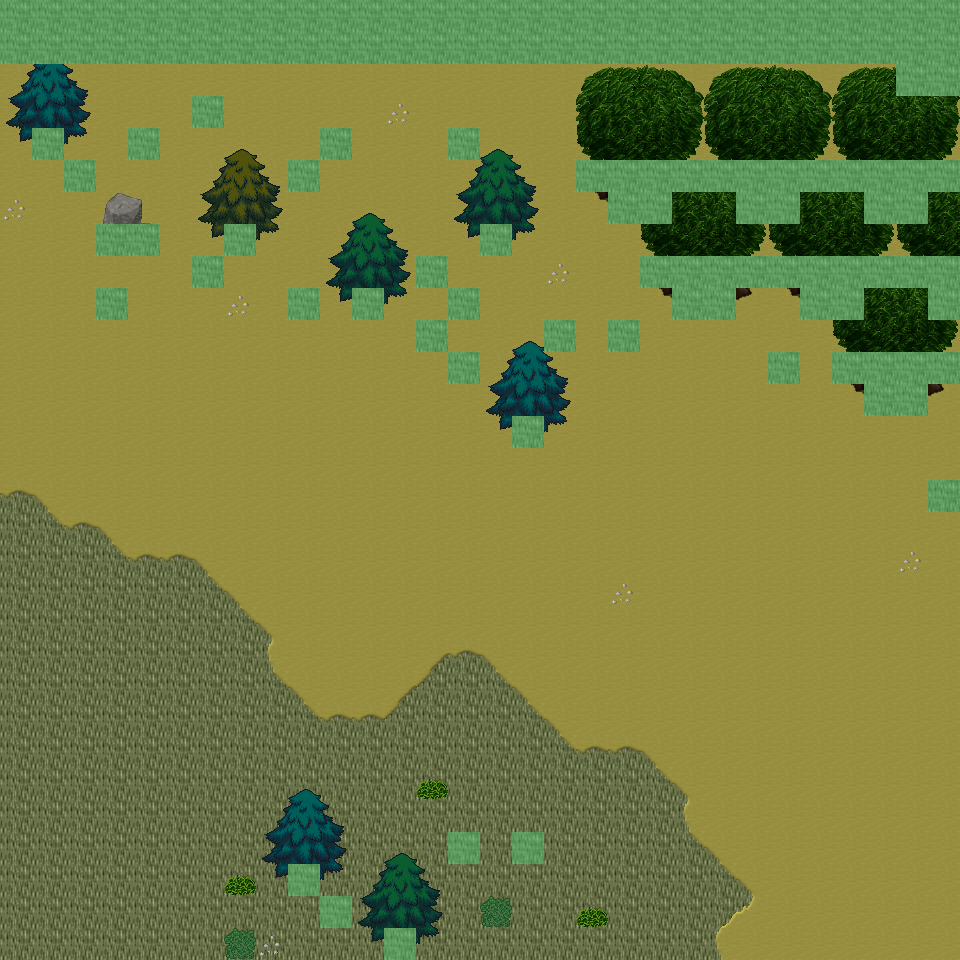

Below is a game level as drawn by its tile map, then a one-line description and the .tmx that defines it (tile-layer data replaced by summaries):
An orthogonal 30x30 tile map with 32x32 px tiles, 6 tile layers (Ground, Object, Object2, Above, ...), 23 tilesets and 8 objects (8x mapExit).

<map version="1.0" orientation="orthogonal" renderorder="right-down" width="30" height="30" tilewidth="32" tileheight="32" nextobjectid="9">
  <tileset firstgid="1" name="tileset_ground_ground" tilewidth="32" tileheight="32" tilecount="33" columns="3">
    <image source="../drawable/tileset_ground_ground.png" width="96" height="352" />
  </tileset>
  <tileset firstgid="34" name="tileset_ground_ridge_earth_dark" tilewidth="32" tileheight="32" tilecount="96" columns="12">
    <image source="../drawable/tileset_ground_ridge_earth_dark.png" width="384" height="256" />
  </tileset>
  <tileset firstgid="130" name="tileset_logic_collision" tilewidth="32" tileheight="32" tilecount="1" columns="1">
    <image source="../drawable/tileset_logic_collision.png" width="32" height="32" />
  </tileset>
  <tileset firstgid="131" name="tileset_logic_creature_animal" tilewidth="32" tileheight="32" tilecount="32" columns="8">
    <image source="../drawable/tileset_logic_creature_animal.png" width="256" height="128" />
  </tileset>
  <tileset firstgid="163" name="tileset_ground_earth_edges" tilewidth="32" tileheight="32" tilecount="18" columns="6">
    <image source="../drawable/tileset_ground_earth_edges.png" width="192" height="96" />
  </tileset>
  <tileset firstgid="181" name="tileset_plant_grasses" tilewidth="32" tileheight="32" tilecount="6" columns="3">
    <image source="../drawable/tileset_plant_grasses.png" width="96" height="64" />
  </tileset>
  <tileset firstgid="187" name="tileset_ground_earth_edges_yellowgreen" tilewidth="32" tileheight="32" tilecount="15" columns="5">
    <image source="../drawable/tileset_ground_earth_edges_yellowgreen.png" width="160" height="96" />
  </tileset>
  <tileset firstgid="202" name="tileset_ground_grass_corners" tilewidth="32" tileheight="32" tilecount="24" columns="6">
    <image source="../drawable/tileset_ground_grass_corners.png" width="192" height="128" />
  </tileset>
  <tileset firstgid="226" name="tileset_plant_tree_tree_darkgreen" tilewidth="32" tileheight="32" tilecount="88" columns="8">
    <image source="../drawable/tileset_plant_tree_tree_darkgreen.png" width="256" height="352" />
  </tileset>
  <tileset firstgid="314" name="tileset_plant_tree_evergreen" tilewidth="32" tileheight="32" tilecount="36" columns="3">
    <image source="../drawable/tileset_plant_tree_evergreen.png" width="96" height="384" />
  </tileset>
  <tileset firstgid="350" name="tileset_plant_bush_various_small" tilewidth="32" tileheight="32" tilecount="9" columns="3">
    <image source="../drawable/tileset_plant_bush_various_small.png" width="96" height="96" />
  </tileset>
  <tileset firstgid="359" name="tileset_plant_bush_bushes" tilewidth="32" tileheight="32" tilecount="10" columns="5">
    <image source="../drawable/tileset_plant_bush_bushes.png" width="160" height="64" />
  </tileset>
  <tileset firstgid="369" name="tileset_building_decoration_rocks" tilewidth="32" tileheight="32" tilecount="6" columns="3">
    <image source="../drawable/tileset_building_decoration_rocks.png" width="96" height="64" />
  </tileset>
  <tileset firstgid="375" name="tileset_ground_stonecircle" tilewidth="32" tileheight="32" tilecount="81" columns="9">
    <image source="../drawable/tileset_ground_stonecircle.png" width="288" height="288" />
  </tileset>
  <tileset firstgid="456" name="tileset_ground_rock_rocks" tilewidth="32" tileheight="32" tilecount="4" columns="2">
    <image source="../drawable/tileset_ground_rock_rocks.png" width="64" height="64" />
  </tileset>
  <tileset firstgid="460" name="tileset_building_decoration_orbpedestal" tilewidth="32" tileheight="32" tilecount="2" columns="1">
    <image source="../drawable/tileset_building_decoration_orbpedestal.png" width="32" height="64" />
  </tileset>
  <tileset firstgid="462" name="tileset_building_house_chalet" tilewidth="32" tileheight="32" tilecount="56" columns="7">
    <image source="../drawable/tileset_building_house_chalet.png" width="224" height="256" />
  </tileset>
  <tileset firstgid="518" name="tileset_building_tower_chalet" tilewidth="32" tileheight="32" tilecount="16" columns="2">
    <image source="../drawable/tileset_building_tower_chalet.png" width="64" height="256" />
  </tileset>
  <tileset firstgid="534" name="tileset_plant_bush_bush_pinks" tilewidth="32" tileheight="32" tilecount="4" columns="2">
    <image source="../drawable/tileset_plant_bush_bush_pinks.png" width="64" height="64" />
  </tileset>
  <tileset firstgid="538" name="tileset_ground_dry_grass" tilewidth="32" tileheight="32" tilecount="54" columns="9">
    <image source="../drawable/tileset_ground_dry_grass.png" width="288" height="192" />
  </tileset>
  <tileset firstgid="592" name="tileset_object_rock_pillars_stone" tilewidth="32" tileheight="32" tilecount="36" columns="6">
    <image source="../drawable/tileset_object_rock_pillars_stone.png" width="192" height="192" />
  </tileset>
  <tileset firstgid="628" name="tileset_building_door_brown_door" tilewidth="32" tileheight="32" tilecount="3" columns="1">
    <image source="../drawable/tileset_building_door_brown_door.png" width="32" height="96" />
  </tileset>
  <tileset firstgid="631" name="tileset_logic_creature_fowl" tilewidth="32" tileheight="32" tilecount="6" columns="6">
    <image source="../drawable/tileset_logic_creature_fowl.png" width="192" height="32" />
  </tileset>
  <layer name="Ground" width="30" height="30">
    <data>[900 cells, 900 non-empty, 2 distinct tile ids]</data>
  </layer>
  <layer name="Object" width="30" height="30">
    <data>[900 cells, 185 non-empty, 35 distinct tile ids]</data>
  </layer>
  <layer name="Object2" width="30" height="30">
    <data>[900 cells, 0 non-empty, 0 distinct tile ids]</data>
  </layer>
  <layer name="Above" width="30" height="30">
    <data>[900 cells, 139 non-empty, 36 distinct tile ids]</data>
  </layer>
  <layer name="Above2" width="30" height="30">
    <data>[900 cells, 24 non-empty, 14 distinct tile ids]</data>
  </layer>
  <layer name="Walkable" width="30" height="30">
    <data>[900 cells, 130 non-empty, 1 distinct tile ids]</data>
  </layer>
  <objectgroup name="MapEvents">
    <object id="1" name="south" type="mapExit" x="0" y="928" width="384" height="32">
      <properties>
        <property name="map" value="level_0_x173_y9" />
        <property name="x" value="0" />
        <property name="y" value="1" />
      </properties>
    </object>
    <object id="2" name="south2" type="mapExit" x="416" y="928" width="544" height="32">
      <properties>
        <property name="map" value="level_0_x173_y9" />
        <property name="x" value="13" />
        <property name="y" value="1" />
      </properties>
    </object>
    <object id="3" name="west" type="mapExit" x="0" y="64" width="32" height="896">
      <properties>
        <property name="map" value="level_0_x172_y8" />
        <property name="x" value="28" />
        <property name="y" value="2" />
      </properties>
    </object>
    <object id="4" name="east" type="mapExit" x="928" y="96" width="32" height="64">
      <properties>
        <property name="map" value="level_0_x174_y8" />
        <property name="x" value="1" />
        <property name="y" value="3" />
      </properties>
    </object>
    <object id="5" name="east2" type="mapExit" x="928" y="192" width="32" height="64">
      <properties>
        <property name="map" value="level_0_x174_y8" />
        <property name="x" value="1" />
        <property name="y" value="6" />
      </properties>
    </object>
    <object id="6" name="east3" type="mapExit" x="928" y="320" width="32" height="32">
      <properties>
        <property name="map" value="level_0_x174_y8" />
        <property name="x" value="1" />
        <property name="y" value="10" />
      </properties>
    </object>
    </objectgroup>
</map>
<!-- 2 of 8 objects omitted -->
